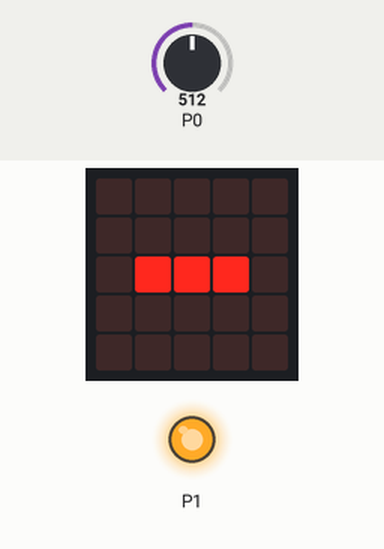
Simulated run of this program. Board: BBC micro:bit running MicroPython. On the bench: the board's 5×5 LED display, output pins drawn as LEDs (lit = HIGH). Dashed ring = blinking. The test bench sets the inputs (shaded band); at power-on: P0 = 512 (analog values on the 0–1023 scale).

Above: at 1.25 s.
1.3 s: P0 set to 109
At 4.31 s:
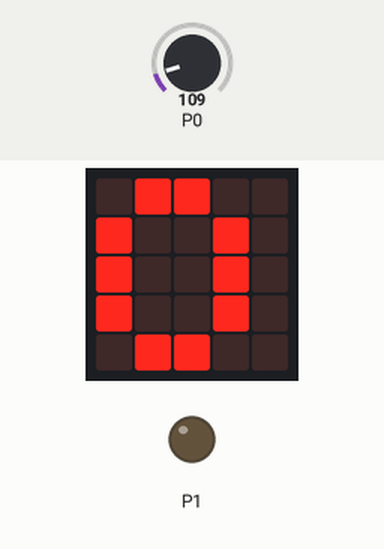
5.9 s: P0 set to 92
At 7.2 s:
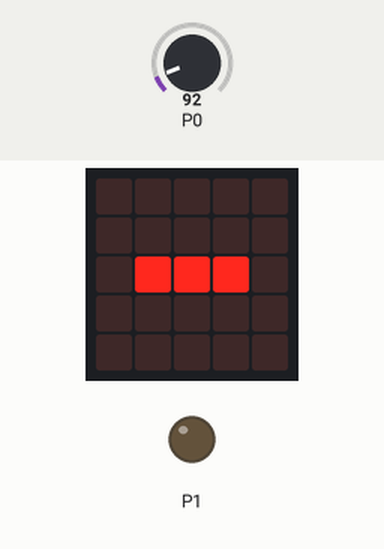
10.5 s: P0 set to 110
At 11.9 s:
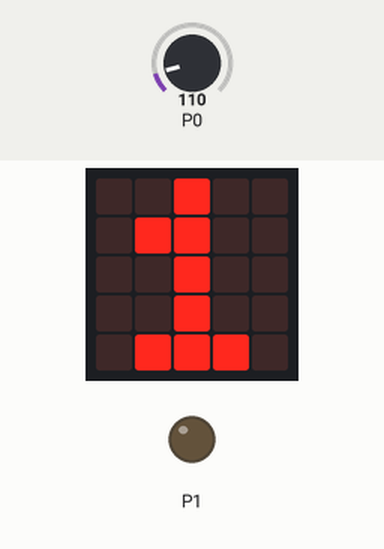
15.1 s: P0 set to 90
At 16.29 s:
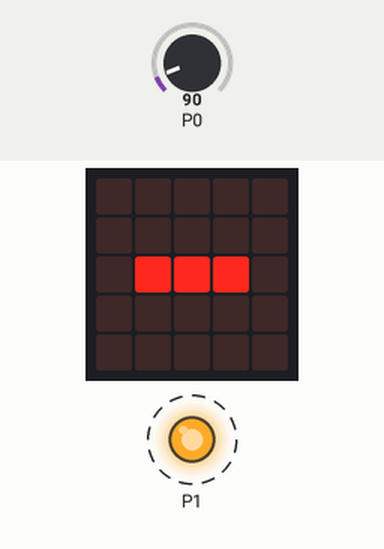
Timing chart, 0 to 19.6 s (numbered marks = the images above; inputs shaded):
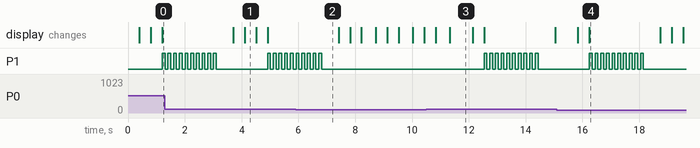

Measured:
- after the input at 5.9 s, P1: goes on until 6.8 s, then stays LOW
- after the input at 10.5 s, P1: alternates HIGH for 0.10 s and LOW for 0.10 s, 20 changes in all, then stays LOW, starting after 2.0 s
- after the input at 15.1 s, P1: goes on until 18.1 s, then stays LOW
- what the display in image 1 shows lasts 0.4 s, from 4.1 s to 4.5 s
- what the display in image 3 shows lasts 0.8 s, from 11.3 s to 12.1 s

The program:

_______.py
```python
"""
Author：Ethan
Date:2021/07/14

"""

from microbit import *


def alarm():
    for i in range(10):
        pin1.write_digital(1)
        sleep(100)
        pin1.write_digital(0)
        sleep(100)


while True:
    ana = pin0.read_analog()
    display.show(str(ana))
    display.show('-')
    if ana > 100:
        alarm()
    else:
        pass
    sleep(500)
```
